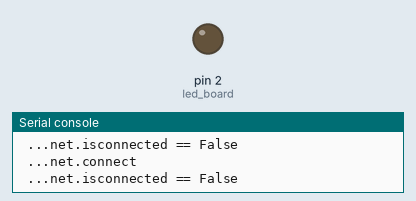
Bench run of a program on a simulated MicroPython board. On the bench: output pins drawn as LEDs (lit = HIGH), the last lines printed to the serial console. No MQTT or app messages arrive unless stated.

Above: at 0.7 s.
At 5.0 s:
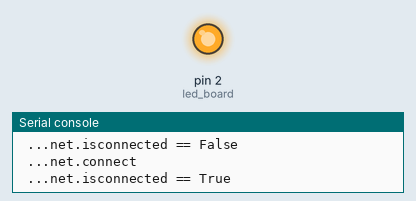
Timing chart, 0 to 6.9 s (numbered marks = the images above):
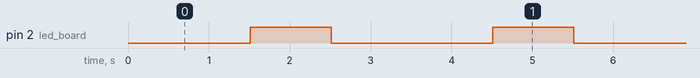

Measured:
- by itself, pin 2 (led_board): alternates HIGH for 1.0 s and LOW for 2.0 s, 4 changes in all, then stays LOW

The program:

getMACandSend.py
```python
from simpleWifi_v2 import Wifi
import sys
import ubinascii
from connectMQTT import mqtt_connect_public_hivemq
import time
import json

ESP_NAME = "esp_filiplk"

wifi = Wifi()
wifi.open()
if wifi.get_status() <= 0:
    print("probleem wifi")
    sys.exit()

MAC = wifi.net.config('mac')
MAC = ubinascii.hexlify(MAC).decode()
print(f"MAC adres:{MAC}")

mqtt = None
mqtt = mqtt_connect_public_hivemq()#verbinden met hivemq
if mqtt is None:#geen verbinding met broker, verlaat programma
    print("probleem verbinden broker")
    wifi.close()
    sys.exit()
#json.dumps zorgt ervoor dat dict een json string wordt
payload = json.dumps({"espname":ESP_NAME,"mac":MAC}).encode()
print(payload)
for i in range(3000):
    mqtt.publish("data/cvo/mac",payload)#data/cvo/mac is de topic
    time.sleep(2)
wifi.close()


    
```

simpleWifi_v2.py
```python
import wifi_data_v2
import network
import time
from machine import Pin
class Wifi:

    bConnected = False

    def __init__(self):
        """ activation WLAN interface"""
        self.net=None
        self.status=0
        self.wdata=wifi_data_v2.Data
        try:
            self.net=network.WLAN(network.STA_IF)
            self.net.active(True)
        except Exception as e:
            self.status = -1
            if self.wdata.debug:
                print(e)

    def open(self):
        """connect to SSID from wifi_data"""
        try:
            print(f"Opening a connection to the WIFI")
            for j in range(0,len(self.wdata.ssid)):
                print(f"Trying: -{j}:{self.wdata.ssid[j]}-")
                for t in range(0,self.wdata.times_try):
                    try:
                        print(" ...net.connect")
                        self.net.connect(self.wdata.ssid[j],self.wdata.pwd[j])
                        if self.net.isconnected():
                            print(" ...net.isconnected == True")
                            self.status = 1
                            Wifi.bConnected = True
                            return True
                        print(" ...net.isconnected == False")
                        time.sleep_ms(100)
                    except:
                        time.sleep(100)
            self.status = -1
            return False
        except Exception as e:
            print(f"Exception: {e}")
            self.status = -1
            if self.wdata.debug:
                print(e)
            return False

    def open_static(self,ip,subnet,gateway,dns):
        print("Setting static IP address")
        self.net.ifconfig((ip,subnet,gateway,dns))
        """connect to SSID from wifi_data"""
        try:
            for j in range(0,len(self.wdata.ssid)):
                for t in range(0,self.wdata.times_try):
                    try:
                        self.net.connect(self.wdata.ssid[j],self.wdata.pwd[j])
                        if self.net.isconnected():
                            self.status = 1
                            Wifi.bConnected = True
                            return True
                        time.sleep_ms(100)
                    except:
                        time.sleep_ms(100)
            self.status = -1
            return False
        except Exception as e:
            print("Error Connection")
            self.status = -1
            if self.wdata.debug:
                print(e)
            return False

    def close(self):
        """disconnect"""
        self.net.disconnect()
        self.status = 0
        Wifi.bConnected = False

    def get_status(self):
        """gives status by blinking LED
        status NOK: 10 short flash
        status OK: Long on - short off - long on"""
        led_board=Pin(2,Pin.OUT)
        if self.status <= 0:
            for t in range(0,10):
                led_board.value(1)
                time.sleep_ms(100)
                led_board.value(0)
                time.sleep_ms(100)
        else:
            led_board.value(1)
            time.sleep_ms(1000)
            led_board.value(0)
            time.sleep_ms(2000)
            led_board.value(1)
            time.sleep_ms(1000)
            led_board.value(0)
        return self.status

    def checkWifiConnect(self):
        """Check if the ESP is still connected to the network
        if not, try to reconnect"""
        if self.get_IPdata() == "" or self.get_IPdata()[0]=="0.0.0.0":
            self.status=0
            self.open()
            self.get_status()

    def get_IPdata(self):
        """Get IP data"""
        if self.status>0:
            return self.net.ifconfig()
        else:
            return ""
```

connectMQTT.py
```python
from umqtt.robust import MQTTClient #module voor MQTT
import ssl #Secure Socket Layer. Voor encrypteren van data ....

def mqtt_connect_hivemq_cloud():
    #laat veiligheid over aan de server = Broker in de cloud
    context = ssl.SSLContext(ssl.PROTOCOL_TLS_CLIENT)
    context.verify_mode = ssl.CERT_NONE
    mqttcl = MQTTClient(client_id="abc1234897".encode(),
                        server="cbe2a310c12b4b3590bbeed4579f37f8.s1.eu.hivemq.cloud".encode(),
                        port=0,#0 wijst naar de standaard poort, dat is 8883
                        user="cvo_filip_ds".encode(),
                        password="H3tCv0.be".encode(),
                        keepalive=7200, #connectie wordt 7200 seconden opengehouden
                        ssl=context
                        )
    mqttcl.connect()
    return mqttcl

def mqtt_connect_public_hivemq():
    mqttcl = MQTTClient("filiplkadeb9582396",
                        "broker.hivemq.com")
    mqttcl.connect()
    return mqttcl
```

wifi_data_v2.py
```python
class Data:
    ssid= ["telenet-A1F766C", "wifiCVO24"]
    pwd=["x58pethrKefm","H3tCv0.be"]
    times_try=10
    debug=True
```
